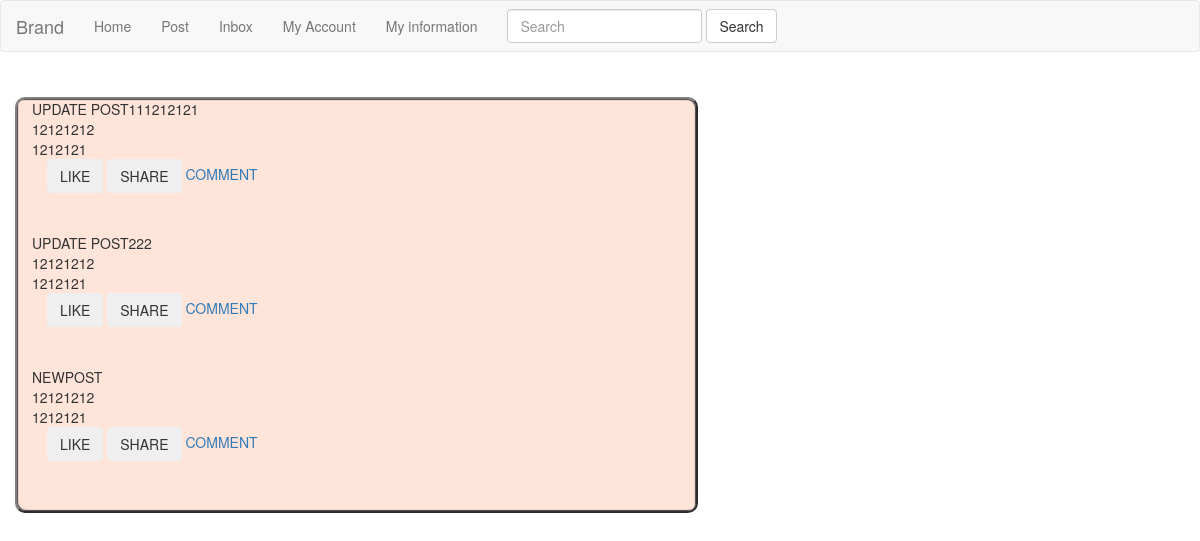
/authors/b706f667d38e448eabb3e3f52433ba8c/posts (signed in), run on the app's committed database.
### post/models.py (models this page shows, shortened)
class Post(models.Model):
    type = models.CharField(default='post', max_length=200)
    title = models.CharField(max_length=200,null=True, blank=True)
    uuid = models.UUIDField(default=uuid.uuid4, primary_key=True, editable=False,unique=True)
    id = models.CharField(max_length=200, null=True)
    source = models.CharField(max_length=200,null=True)
    origin = models.CharField(max_length=200,null=True)
    description = models.TextField(null=True, blank=True)
    content = models.CharField(max_length=256, null=True, blank=True)
    Categories = models.CharField(max_length=100, default="")
    CONTENT_CHOICES = [("text/plain", "Plaintext"),
                       ("text/markdown", "Markdown"),
                       ("application/base64", "app"),
                       ("image/png;base64", "png"),
                       ("image/jpeg;base64", "jpeg")]
    contentType = models.CharField(max_length=30, choices=CONTENT_CHOICES,default = ("text/plain", "Plaintext"))
    TEXT_CHOICES = [("text/plain", "Plaintext"),
                       ("text/markdown", "Markdown")]
    textType = models.CharField(max_length=30, choices=TEXT_CHOICES, default = ("text/plain", "Plaintext"))
    author = models.ForeignKey(single_author,related_name='posts',on_delete=models.CASCADE,blank=True, null=True)
    count = models.IntegerField(default=0)
    published = models.DateTimeField(auto_now_add=True, null=True)
    VISIBILITY_CHOICES = [("PUBLIC", "Public"), ("FRIENDS", "Friends"),
                          ("PRIVATE", "Specific friend")]
    visibility = models.CharField(max_length=7,
                                  choices=VISIBILITY_CHOICES,
                                  default="PUBLIC")
    post_image = models.ImageField(null=True, blank=True, upload_to='images/')

### post/views.py (the view)
# urls.py: path("authors/<str:userId>/posts",views.home_page,name="home-page"),
@login_required(login_url='/login/')
def home_page(request,userId):
    print(f"11111111111111111111{request.user}")
    all_posts = Post.objects.all()
    return render(request,"post/index.html",{
        "all_posts": all_posts,
        "userId": userId
    })

### post/templates/post/index.html (shortened to what this page needs)
{% extends 'base.html' %} {% load static %}
{% block header%}
{% include "navbar.html" %}
{% endblock %} {% block content %}
<div class="container I_followed">
  <div class="row">
    <div
      class="col-xs-6 col-sm-6 col-md-7 border-3"
      style="
        background-color: #ffe5d9;
        box-shadow: inset 1px -1px 1px #444, inset -1px 1px 1px #444;
        margin-top: 25px;
        border: 2px solid grey;
        border-style: outset;
        border-radius: 10px;
      "
    >
       <ul class = "list-unstyled">
        {% for post in all_posts %}
            <li>{{ post.title }}</li>
            <li>{{ post.content }}</li>
            <li>{{ post.description }}</li>
            <div class = "container">{% include "post/button.html" %}</div>
        {% endfor %}
        </ul>
    </div>
{% endblock %}

### post/templates/post/button.html
<button type="button" class="btn btn-outline-primary">LIKE</button>
<button type="button" class="btn btn-outline-secondary">SHARE</button>
<a href={% url "comment-page" userId%} class="button">COMMENT</a>

### data on the page
Post: title "UPDATE POST111212121", content "12121212", description "1212121"
Post: title "UPDATE POST222", content "12121212", description "1212121"
Post: title "NEWPOST", content "12121212", description "1212121"
